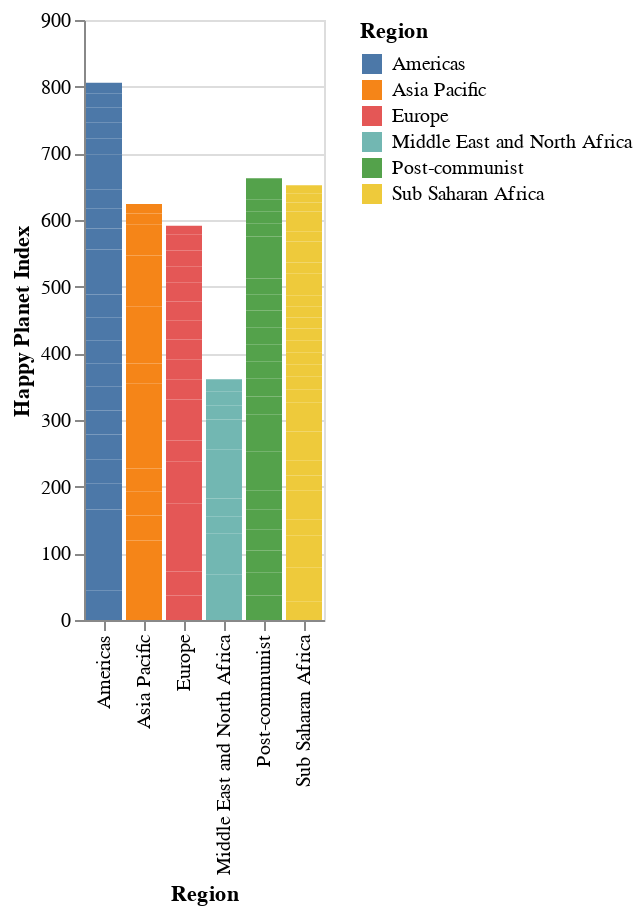

Source (notebook cell):
### Code cell
# Adding Hover and Tooltip Functionality to a Bar Plot
alt.Chart(hpi_df).mark_bar().encode(
    x='Region:N',  # Categorical data for the x-axis
    y='Happy Planet Index:Q',  # Quantitative data for the y-axis
    color='Region:N',  # Color each bar based on the region
    tooltip=['Country', 'Region', 'Wellbeing (0-10)', 'Happy Planet Index', 'Life Expectancy (years)']  # Tooltip with relevant information
).interactive()  # Allow interactivity such as zooming or panning

### Figure 1 — Vega-Lite specification as saved in the notebook (floating-point values rounded to 4 significant figures; data arrays with more than 128 entries replaced by an {"elided": "..."} marker saying what was removed)
{"config": {"view": {"continuousWidth": 300, "continuousHeight": 300}}, "data": {"name": "data-e1c068cb61c6a12593f95144d0d2b6ed"}, "mark": {"type": "bar"}, "encoding": {"color": {"field": "Region", "type": "nominal"}, "tooltip": [{"field": "Country", "type": "nominal"}, {"field": "Region", "type": "nominal"}, {"field": "Wellbeing (0-10)", "type": "quantitative"}, {"field": "Happy Planet Index", "type": "quantitative"}, {"field": "Life Expectancy (years)", "type": "quantitative"}], "x": {"field": "Region", "type": "nominal"}, "y": {"field": "Happy Planet Index", "type": "quantitative"}}, "params": [{"name": "param_8", "select": {"type": "interval", "encodings": ["x", "y"]}, "bind": "scales"}], "$schema": "https://vega.github.io/schema/vega-lite/v5.20.1.json", "datasets": {"data-e1c068cb61c6a12593f95144d0d2b6ed": {"elided": "140 records"}}}
